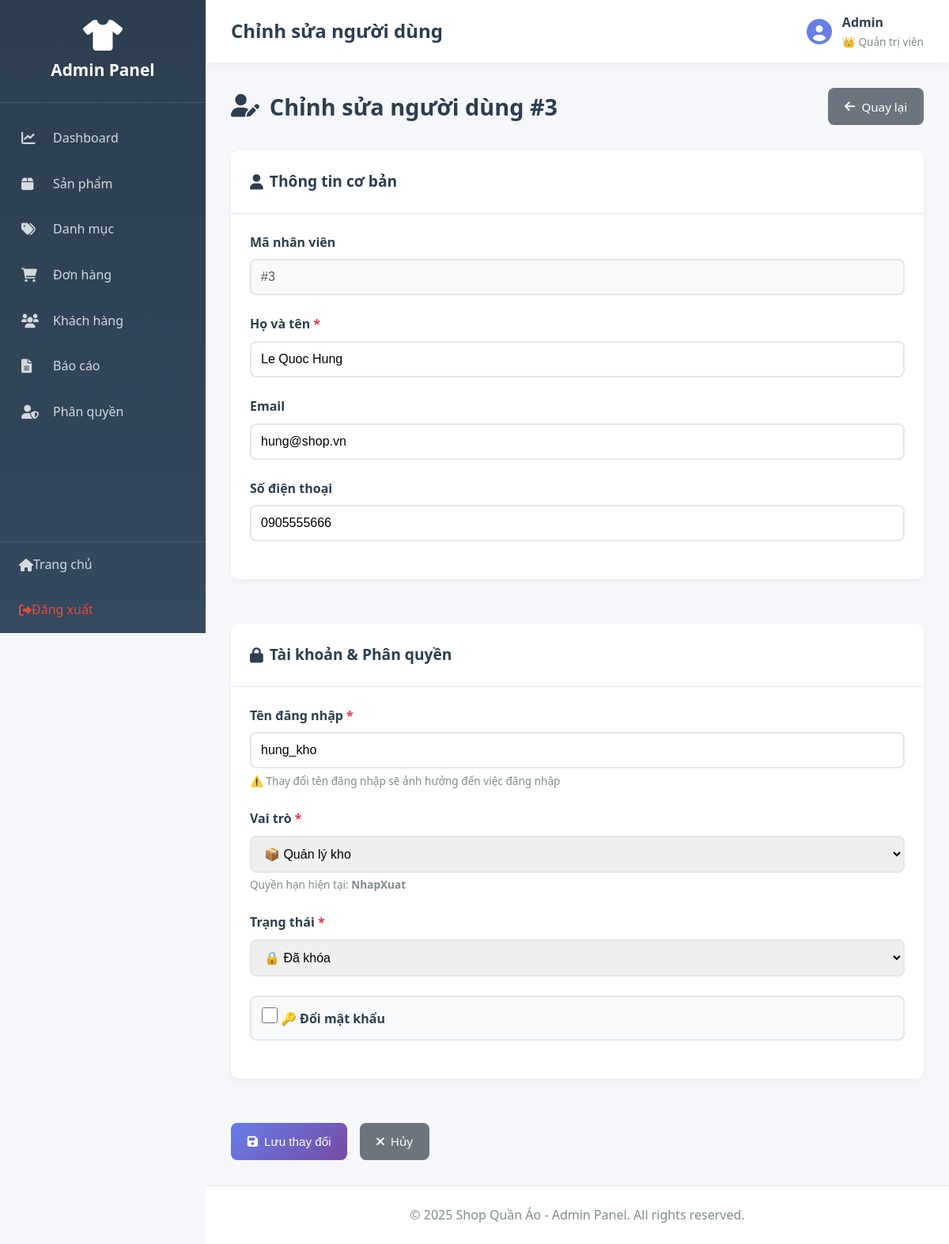
The app's page /admin/index.php?action=editUser&id=3 (signed in), older data.
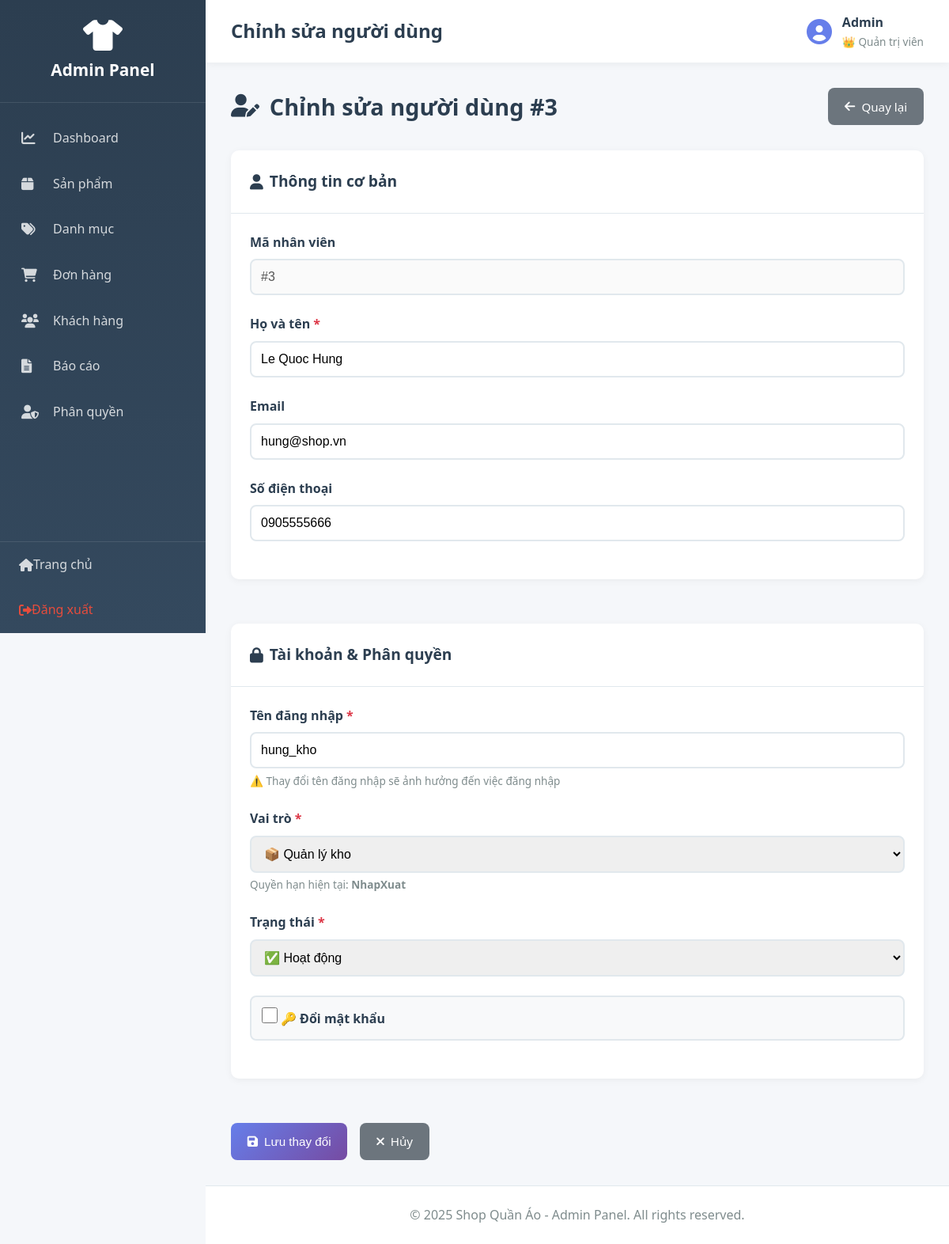
The same page, newer data.
### tables this page shows
CREATE TABLE `nhanvien` (
  `MaNV` int(11) NOT NULL,
  `HoTen` varchar(100) DEFAULT NULL,
  `TenDangNhap` varchar(50) DEFAULT NULL,
  `MatKhau` varchar(255) DEFAULT NULL,
  `Email` varchar(100) DEFAULT NULL,
  `SoDienThoai` varchar(15) DEFAULT NULL,
  `MaVaiTro` int(11) DEFAULT NULL,
  `TrangThai` varchar(20) DEFAULT 'active'
);

CREATE TABLE `vaitro` (
  `MaVaiTro` int(11) NOT NULL,
  `TenVaiTro` varchar(50) DEFAULT NULL,
  `QuyenHan` enum('ToanQuyen','NhapXuat','XemBanHang') DEFAULT NULL
);

### app/controllers/AdminController.php (called while the page is built, shortened)
<?php
require_once __DIR__ . '/../../core/Controller.php';
class AdminController extends Controller {
    public function editUser() {
        $userId = isset($_GET['id']) ? intval($_GET['id']) : 0;
        $productModel = $this->model('Product');
        $vaiTroModel = $this->model('VaiTro');
        $sql = "SELECT nv.*, vt.TenVaiTro, vt.QuyenHan
                FROM nhanvien nv
                LEFT JOIN vaitro vt ON nv.MaVaiTro = vt.MaVaiTro
                WHERE nv.MaNV = {$userId}";
        $result = $productModel->query($sql);
        $user = $result->fetch_assoc();
        $roles = $vaiTroModel->getAllRoles();
        $message = null;
        $data = [
            'page_title' => 'Chỉnh sửa người dùng',
            'user' => $user,
            'roles' => $roles,
            'message' => $message
        ];
        $this->view('admin/users/edit', $data);
    }
}
?>

### core/Model.php (called while the page is built, shortened)
<?php
class Model {
    protected $db;
    public function __construct() {
        $this->db = $this->connectDB();
    }
    private function connectDB() {
        $conn = new mysqli(DB_HOST, DB_USER, DB_PASS, DB_NAME);
        $conn->set_charset("utf8mb4");
        return $conn;
    }
    public function query($sql) {
        return $this->db->query($sql);
    }
}
?>

### app/models/VaiTro.php (called while the page is built, shortened)
<?php
require_once __DIR__ . '/../../core/Model.php';
class VaiTro extends Model {
    public function getAllRoles() {
        $sql = "SELECT * FROM vaitro ORDER BY MaVaiTro";
        $result = $this->query($sql);
        if ($result) {
            return $result->fetch_all(MYSQLI_ASSOC);
        }
        return [];
    }
}
?>

### app/views/admin/users/edit.php (the view, shortened to what the changed rows need)
<?php require_once __DIR__ . '/../../layouts/admin_header.php'; ?>
<div class="page-header">
    <h2><i class="fas fa-user-edit"></i> Chỉnh sửa người dùng #<?php echo $user['MaNV']; ?></h2>
    <a href="index.php?action=users" class="btn btn-secondary">
        <i class="fas fa-arrow-left"></i> Quay lại
    </a>
</div>
<form method="POST" action="" class="admin-form">
<div class="admin-grid">
    <div class="admin-card">
        <div class="card-header">
            <h3><i class="fas fa-user"></i> Thông tin cơ bản</h3>
        </div>
        <div class="card-body">
            <div class="form-group">
                <label>Mã nhân viên</label>
                <input type="text" class="form-control" value="#<?php echo $user['MaNV']; ?>" disabled>
            </div>
            <div class="form-group">
                <label for="ho_ten">Họ và tên <span class="required">*</span></label>
                <input type="text"
                       id="ho_ten"
                       name="ho_ten"
                       class="form-control"
                       value="<?php echo htmlspecialchars($user['HoTen']); ?>"
                       required>
            </div>
            <div class="form-group">
                <label for="email">Email</label>
                <input type="email"
                       id="email"
                       name="email"
                       class="form-control"
                       value="<?php echo htmlspecialchars($user['Email'] ?? ''); ?>"
                       placeholder="example@email.com">
            </div>
            <div class="form-group">
                <label for="so_dien_thoai">Số điện thoại</label>
                <input type="text"
                       id="so_dien_thoai"
                       name="so_dien_thoai"
                       class="form-control"
                       value="<?php echo htmlspecialchars($user['SoDienThoai'] ?? ''); ?>"
                       placeholder="0901234567">
            </div>
        </div>
    </div>
    <div class="admin-card">
        <div class="card-header">
            <h3><i class="fas fa-lock"></i> Tài khoản & Phân quyền</h3>
        </div>
        <div class="card-body">
            <div class="form-group">
                <label for="ten_dang_nhap">Tên đăng nhập <span class="required">*</span></label>
                <input type="text"
                       id="ten_dang_nhap"
                       name="ten_dang_nhap"
                       class="form-control"
                       value="<?php echo htmlspecialchars($user['TenDangNhap']); ?>"
                       required>
                <small class="form-hint">⚠️ Thay đổi tên đăng nhập sẽ ảnh hưởng đến việc đăng nhập</small>
            </div>
            <?php if ($user['MaNV'] != $_SESSION['admin_id']): ?>
            <div class="form-group">
                <label for="ma_vai_tro">Vai trò <span class="required">*</span></label>
                <select id="ma_vai_tro" name="ma_vai_tro" class="form-control" required>
                    <?php foreach ($roles as $role): ?>
                    <option value="<?php echo $role['MaVaiTro']; ?>"
                            <?php echo $user['MaVaiTro'] == $role['MaVaiTro'] ? 'selected' : ''; ?>>
                        <?php
                        $roleIcons = [
                            'ToanQuyen' => '👑',
                            'NhapXuat' => '📦',
                            'XemBanHang' => '👤'
                        ];
                        echo ($roleIcons[$role['QuyenHan']] ?? '') . ' ' . htmlspecialchars($role['TenVaiTro']);
                        ?>
                    </option>
                    <?php endforeach; ?>
                </select>
                <small class="form-hint">
                    Quyền hạn hiện tại: <strong><?php echo htmlspecialchars($user['QuyenHan']); ?></strong>
                </small>
            </div>
            <div class="form-group">
                <label for="trang_thai">Trạng thái <span class="required">*</span></label>
                <select id="trang_thai" name="trang_thai" class="form-control" required>
                    <option value="active" <?php echo $user['TrangThai'] == 'active' ? 'selected' : ''; ?>>✅ Hoạt động</option>
                    <option value="inactive" <?php echo $user['TrangThai'] != 'active' ? 'selected' : ''; ?>>🔒 Đã khóa</option>
                </select>
            </div>
            <?php endif; ?>
            <div class="form-group">
                <label class="checkbox-label">
                    <input type="checkbox" name="change_password" id="change-password" onchange="togglePasswordFields()">
                    <span>🔑 Đổi mật khẩu</span>
                </label>
            </div>
        </div>
    </div>
</div>
<div class="form-actions" style="text-align: center; margin-top: 1rem;">
    <button type="submit" class="btn btn-primary btn-lg">
        <i class="fas fa-save"></i> Lưu thay đổi
    </button>
    <a href="index.php?action=users" class="btn btn-secondary btn-lg">
        <i class="fas fa-times"></i> Hủy
    </a>
</div>
</form>
<?php require_once __DIR__ . '/../../layouts/admin_footer.php'; ?>

Row changes from the older to the newer data that the page shows:
changed nhanvien "Le Quoc Hung": trang_thai "🔒 Đã khóa" → "✅ Hoạt động"
